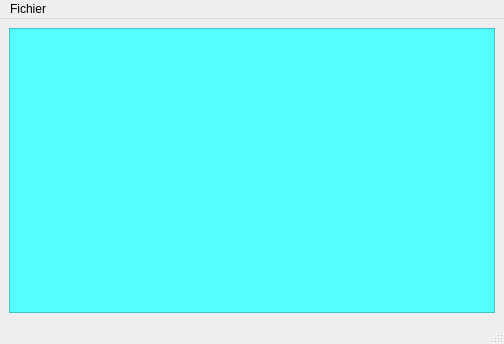
<?xml version="1.0" encoding="UTF-8"?>
<ui version="4.0">
 <class>MainWindow</class>
 <widget class="QMainWindow" name="MainWindow">
  <property name="geometry">
   <rect>
    <x>0</x>
    <y>0</y>
    <width>504</width>
    <height>344</height>
   </rect>
  </property>
  <property name="windowTitle">
   <string>ImageViewer</string>
  </property>
  <property name="windowIcon">
   <iconset>
    <normaloff>D:/logiciel/Junior Icon/Junior Icon 79.ico</normaloff>D:/logiciel/Junior Icon/Junior Icon 79.ico</iconset>
  </property>
  <property name="windowOpacity">
   <double>1.000000000000000</double>
  </property>
  <widget class="QWidget" name="centralwidget">
   <layout class="QGridLayout" name="gridLayout">
    <item row="0" column="0">
     <widget class="QGraphicsView" name="image">
      <property name="styleSheet">
       <string notr="true">background-color: rgb(85, 255, 255);</string>
      </property>
     </widget>
    </item>
   </layout>
  </widget>
  <widget class="QMenuBar" name="menubar">
   <property name="geometry">
    <rect>
     <x>0</x>
     <y>0</y>
     <width>504</width>
     <height>21</height>
    </rect>
   </property>
   <widget class="QMenu" name="menuFichier">
    <property name="title">
     <string>Fichier</string>
    </property>
    <addaction name="actionOpen"/>
    <addaction name="actionQuiter"/>
   </widget>
   <addaction name="menuFichier"/>
  </widget>
  <widget class="QStatusBar" name="statusbar"/>
  <action name="actionOpen">
   <property name="text">
    <string>Open</string>
   </property>
  </action>
  <action name="actionQuiter">
   <property name="text">
    <string>quiter</string>
   </property>
  </action>
 </widget>
 <resources/>
 <connections/>
</ui>
